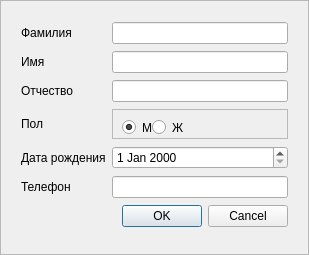
<?xml version="1.0" encoding="UTF-8"?>
<ui version="4.0">
 <class>AddClientWidget</class>
 <widget class="QFrame" name="AddClientWidget">
  <property name="geometry">
   <rect>
    <x>0</x>
    <y>0</y>
    <width>309</width>
    <height>255</height>
   </rect>
  </property>
  <property name="windowTitle">
   <string>Frame</string>
  </property>
  <property name="frameShape">
   <enum>QFrame::StyledPanel</enum>
  </property>
  <property name="frameShadow">
   <enum>QFrame::Raised</enum>
  </property>
  <layout class="QGridLayout" name="gridLayout_2">
   <item row="0" column="0">
    <widget class="QWidget" name="widget" native="true">
     <layout class="QGridLayout" name="gridLayout">
      <item row="4" column="1">
       <widget class="QDateEdit" name="birthdate"/>
      </item>
      <item row="0" column="1">
       <widget class="QLineEdit" name="surname"/>
      </item>
      <item row="2" column="0">
       <widget class="QLabel" name="label_3">
        <property name="text">
         <string>Отчество</string>
        </property>
       </widget>
      </item>
      <item row="5" column="1">
       <widget class="QLineEdit" name="phone_num"/>
      </item>
      <item row="6" column="1">
       <widget class="QDialogButtonBox" name="buttonBox">
        <property name="standardButtons">
         <set>QDialogButtonBox::Cancel|QDialogButtonBox::Ok</set>
        </property>
       </widget>
      </item>
      <item row="4" column="0">
       <widget class="QLabel" name="label_5">
        <property name="text">
         <string>Дата рождения</string>
        </property>
       </widget>
      </item>
      <item row="2" column="1">
       <widget class="QLineEdit" name="lastname"/>
      </item>
      <item row="5" column="0">
       <widget class="QLabel" name="label_6">
        <property name="text">
         <string>Телефон</string>
        </property>
       </widget>
      </item>
      <item row="3" column="0">
       <widget class="QLabel" name="label_4">
        <property name="text">
         <string>Пол</string>
        </property>
       </widget>
      </item>
      <item row="1" column="1">
       <widget class="QLineEdit" name="name"/>
      </item>
      <item row="1" column="0">
       <widget class="QLabel" name="label_2">
        <property name="text">
         <string>Имя</string>
        </property>
       </widget>
      </item>
      <item row="0" column="0">
       <widget class="QLabel" name="label">
        <property name="text">
         <string>Фамилия</string>
        </property>
       </widget>
      </item>
      <item row="3" column="1">
       <widget class="QFrame" name="frame">
        <property name="sizePolicy">
         <sizepolicy hsizetype="Preferred" vsizetype="Fixed">
          <horstretch>0</horstretch>
          <verstretch>0</verstretch>
         </sizepolicy>
        </property>
        <property name="minimumSize">
         <size>
          <width>0</width>
          <height>30</height>
         </size>
        </property>
        <property name="frameShape">
         <enum>QFrame::StyledPanel</enum>
        </property>
        <property name="frameShadow">
         <enum>QFrame::Raised</enum>
        </property>
        <widget class="QRadioButton" name="Male">
         <property name="geometry">
          <rect>
           <x>10</x>
           <y>10</y>
           <width>31</width>
           <height>17</height>
          </rect>
         </property>
         <property name="sizePolicy">
          <sizepolicy hsizetype="Expanding" vsizetype="Expanding">
           <horstretch>0</horstretch>
           <verstretch>0</verstretch>
          </sizepolicy>
         </property>
         <property name="text">
          <string>M</string>
         </property>
         <property name="checked">
          <bool>true</bool>
         </property>
        </widget>
        <widget class="QRadioButton" name="radioButton_2">
         <property name="geometry">
          <rect>
           <x>40</x>
           <y>10</y>
           <width>31</width>
           <height>17</height>
          </rect>
         </property>
         <property name="sizePolicy">
          <sizepolicy hsizetype="Expanding" vsizetype="Expanding">
           <horstretch>0</horstretch>
           <verstretch>0</verstretch>
          </sizepolicy>
         </property>
         <property name="text">
          <string>Ж</string>
         </property>
        </widget>
       </widget>
      </item>
     </layout>
    </widget>
   </item>
  </layout>
 </widget>
 <tabstops>
  <tabstop>surname</tabstop>
  <tabstop>name</tabstop>
  <tabstop>lastname</tabstop>
  <tabstop>Male</tabstop>
  <tabstop>radioButton_2</tabstop>
  <tabstop>birthdate</tabstop>
  <tabstop>phone_num</tabstop>
  <tabstop>buttonBox</tabstop>
 </tabstops>
 <resources/>
 <connections>
  <connection>
   <sender>buttonBox</sender>
   <signal>rejected()</signal>
   <receiver>AddClientWidget</receiver>
   <slot>deleteLater()</slot>
   <hints>
    <hint type="sourcelabel">
     <x>197</x>
     <y>196</y>
    </hint>
    <hint type="destinationlabel">
     <x>154</x>
     <y>113</y>
    </hint>
   </hints>
  </connection>
 </connections>
</ui>
